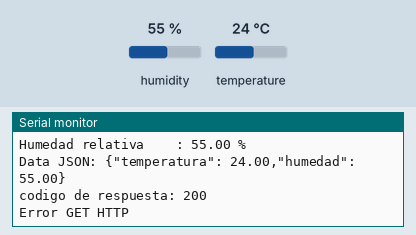
Simulated run of this sketch. Board: ESP32. On the bench: the last lines printed to the serial monitor. The test bench sets the inputs (shaded band); at power-on: humidity 55 %, temperature 24 °C. WiFi joins after 1.5 s; servers stay silent unless stated; uploads are accepted with an empty reply.

Above: at 3.2 s.
3.3 s: humidity set to 22 %
At 8.58 s:
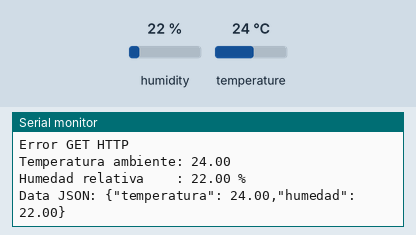
10.5 s: temperature set to 12 °C
At 15.19 s:
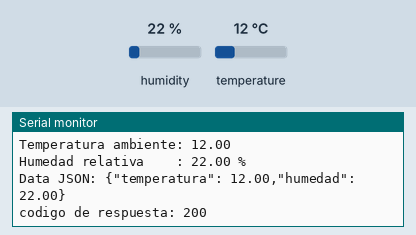
17.7 s: humidity set to 40 %
At 22.6 s:
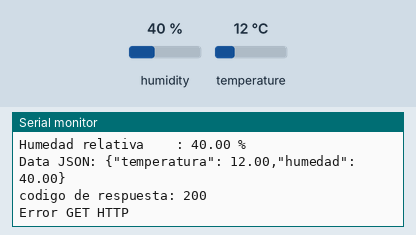
Timing chart, 0 to 24.1 s (numbered marks = the images above; inputs shaded):
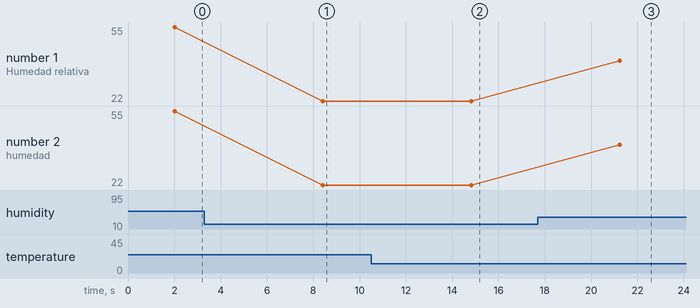

The sketch:

esp32_http_cliente.ino
```cpp
#include <string.h>
#include <WiFi.h>
#include <HTTPClient.h>
#include <WiFiClientSecure.h>
#include "DHT.h"

//Pinout DHT22
#define DHTPIN  22
#define DHTTYPE DHT22
DHT dht(DHTPIN, DHTTYPE);

//Credenciales red WiFi
static const char *ssid     = "YOUR_WIFI_SSID";
static const char *password = "YOUR_WIFI_PASSWORD";

//Credenciales de servidor HTTP Ubidots
#define SERVER_HTTP            "industrial.api.ubidots.com"
#define REMOTE_PORT_HTTP        443 // HTTPS
#define UBT_TOKEN               "YOUR_UBIDOTS_TOKEN"

WiFiClientSecure espClient; // HTTPS (encrypted)
HTTPClient http;

//Variables de APP
float tempAmbiente = 0.0;
float hmdRelativa  = 0.0;
char dataJSON[200];
int respuestaHTTP = 0;

void setup()
{
  //UART 0
  Serial.begin(115200);

  //DHT22 init
  dht.begin();

  //Set WIFI_STA
  WiFi.mode(WIFI_STA);
  espClient.setInsecure(); // Encrypts traffic; server certificate is not verified (demo). Use setCACert() in production.
  WiFi.begin(ssid, password);

  //Compruebe que el ESP32 está conectado a la red wi-fi
  while (WiFi.status() != WL_CONNECTED)
  {
    delay(1000);
    Serial.println("Conectando WiFi..");
  }

  //Conexion exitosa
  Serial.print("Station IP Address: ");
  Serial.println(WiFi.localIP());
  Serial.print("Wi-Fi Channel     : ");
  Serial.println(WiFi.channel());

}

void loop()
{
  if(WiFi.status() == WL_CONNECTED)
  {
    //Adquisicion de datos
    tempAmbiente = dht.readTemperature();
    hmdRelativa  = dht.readHumidity();

    //Imprimir datos
    Serial.printf("Temperatura ambiente: %.2f \r\n", tempAmbiente);
    Serial.printf("Humedad relativa    : %.2f %%\r\n", hmdRelativa);

    snprintf(dataJSON, sizeof(dataJSON), "{\"temperatura\": %.2f,\"humedad\": %.2f}", tempAmbiente, hmdRelativa);
    Serial.printf("\r\nData JSON: %s \r\n\r\n", dataJSON);


    // METODO POST
    http.begin(espClient, SERVER_HTTP , REMOTE_PORT_HTTP, "/api/v1.6/devices/esp32_http_demo/", true);
    http.addHeader("X-Auth-Token", UBT_TOKEN);
    http.addHeader("Content-Type", "application/json");
    //Realizar la solicitud HTTP con POST
    respuestaHTTP = http.POST(dataJSON);
    http.end();
    if(respuestaHTTP == 200)
    {
      Serial.printf("codigo de respuesta: %d \r\n", respuestaHTTP);
    }
    else
    {
      Serial.printf("Error POST HTTP \r\n");
    }

    //METODO GET
    http.begin(espClient, SERVER_HTTP , REMOTE_PORT_HTTP, "/api/v1.6/devices/esp32_http_demo/button/lv", true);
    http.addHeader("X-Auth-Token", UBT_TOKEN);
    //Realizar la solicitud HTTP GET
    respuestaHTTP = http.GET();
    if(respuestaHTTP == 200)
    {
      Serial.printf("codigo de respuesta: %d \r\n", respuestaHTTP);
      //Leer datos de respuesta HTTP
      Serial.printf("Data recibada: \r\n");
      String stringData = http.getString();
      Serial.println(stringData);
      Serial.printf("\r\n\r\n");
    }
    else
    {
      Serial.printf("Error GET HTTP \r\n");
    }
    http.end();

  }
  else
  {
    Serial.printf("WiFi desconectado\r\n");
  }

  delay(6000);
}
```

Measured:
- after the input at 3.3 s, the serial monitor: prints a new line after 5.1 s (image 1)
- after the input at 10.5 s, the serial monitor: prints a new line after 4.3 s (image 2)
- after the input at 17.7 s, the serial monitor: prints a new line after 3.5 s (image 3)
- plotted number 1: 55 → 22 after the input at 3.3 s, 22 → 40 after the input at 17.7 s
- plotted number 2: 55 → 22 after the input at 3.3 s, 22 → 40 after the input at 17.7 s
